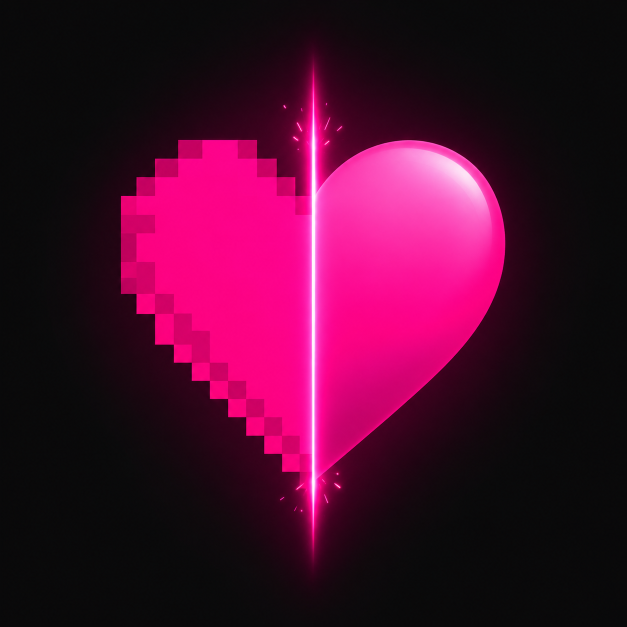
#> input picture Неоновое сердце_ пиксели и глянец.png, 1254 x 1254 px (shown at 1/2 size)
$ python -i make-icon.py   (imports and definitions only)
#> lines starting #> are read from the running program, lines starting #| are printed output that depends on the picture; after the words box and inside, x2 and y2 are one past the last pixel; in counts of white or black regions, pixels touching at a corner belong together
#> further down, picture is the input picture: PIL image 1254x1254 RGB; mean R, G, B 73.4, 11.4, 45
"""Build the KARTUN launcher icon and the store icon from the owner's pictures in design/icon/.

[NOT-TESTED] - fresh; becomes TESTED after the icon is seen on the Titan's home screen.

Inputs (the owner's originals, never edited): design/icon/icon_v3.png - the launcher picture (redrawn by the owner for
the OS circle crop, 2026-10-14 15:30); design/icon/heart_neon.png - the earlier heart without a plate (verdict 15:11,
superseded by icon_v3); design/icon/icon_v2.png - the store picture.

Outputs:
  app/src/main/res/mipmap-{m,h,xh,xxh,xxxh}dpi/ic_launcher_foreground.png  - the picture, scaled so the heart sits
                                                                             inside the adaptive-icon safe zone
  app/src/main/res/mipmap-{...}/ic_launcher_monochrome.png                  - white heart + laser for themed icons
  app/src/main/res/values/ic_launcher_background.xml                       - the picture's own background colour
  app/src/main/res/mipmap-anydpi/ic_launcher.xml, ic_launcher_round.xml     - the adaptive icon (minSdk 36)
  design/icon/store_512.png         - icon_v2 at 512x512 for Google Play and the README
  design/icon/preview_masks.png     - the launcher icon under circle / squircle / rounded-square masks + themed

Geometry - Android adaptive icons (developer.android.com/develop/ui/views/launch/icon_design_adaptive): every layer is
108x108 dp, a launcher mask shows the central 72x72 dp, and only a 66 dp circle in the centre is guaranteed to survive
every mask. So the heart's farthest pixel from the centre is placed on that circle (minus a small margin); the laser
streak above and below the heart may be cut by a mask - it fades out there anyway.

Run from the project root:  python tools/make-icon.py
(needs Pillow only; the system Python of this machine has it - HOUSE_RULES.md section 6)
"""
import argparse
import math
import os
import sys

from PIL import Image, ImageChops, ImageDraw, ImageFilter

ROOT = os.path.dirname(os.path.dirname(os.path.abspath(__file__)))
# The launcher picture: icon_v3 - the owner's redraw for the OS circle crop (2026-10-14 15:30: "я просил перерисовать
# так, чтобы в круге ОС кропало сердце так, чтобы оно по центру оказывалось"). Used full-bleed (scale 1.0): the circle
# cuts inside the glass plate and the heart sits on the safe circle. heart_neon.png: --src ... --inset 0.17 (auto scale).
SRC_HEART = os.path.join(ROOT, 'design', 'icon', 'icon_v3.png')
DEFAULT_SCALE = 1.0
DEFAULT_INSET = 0.21
# The owner's pick 2026-10-14 ("B", after "сликом близко края сердечка к краям круга"): the heart's farthest pixel
# 27 dp from the centre (visible circle 36 dp), the plate rim faded into bare glass at 0.343 of the side.
DEFAULT_HEART_DP = 27.0
DEFAULT_DISC = 0.30     # fade ends at 376 px - before the rim's pink inner glow, which starts at ~400 px
SRC_PLATE = os.path.join(ROOT, 'design', 'icon', 'icon_v2.png')
RES = os.path.join(ROOT, 'app', 'src', 'main', 'res')

LAYER_DP = 108          # adaptive icon layer side
VISIBLE_DP = 72         # what a launcher mask shows
SAFE_RADIUS_DP = 33     # 66 dp circle that survives every mask
SAFE_MARGIN = 0.96      # keep the heart's outermost pixel a hair inside the safe circle
DENSITIES = {'mdpi': 1.0, 'hdpi': 1.5, 'xhdpi': 2.0, 'xxhdpi': 3.0, 'xxxhdpi': 4.0}
STORE_SIDE = 512        # Google Play hi-res icon: 512x512 32-bit PNG

# What counts as "the heart" in the owner's picture: saturated pink (red far above green). The background is
# near-black and the glow around the heart is dim pink, both well under these thresholds (measured below).
BODY_PINK_MIN = 120     # R - G for the heart body
LASER_LUMA_MIN = 200    # the white core of the laser line
LASER_BAND = 30         # px either side of the laser line ignored when measuring the heart (its glow is pink too)
OPEN_PX = 9             # odd px window that opens away the thin spark strokes (heart pixels are ~35 px squares)
DISC_FEATHER = 0.85     # a --disc stays opaque inside 85 % of its radius, then fades to the background colour
HOLD_GROW = 21          # px the heart's silhouette grows to keep its glow opaque through the fade (odd window 43)
HOLD_BLUR = 8           # px softening of that held zone's edge
DISC_RING = 0.85        # the background colour is the average glass in the ring 85..100 % of the disc radius
GLASS_PINK_MAX = 30     # R - G below this = bare glass, not the heart's glow
EDGE_STRIP = 24         # px of the picture's border averaged for the background colour
MEASURE_INSET = 0.17    # fraction of the side ignored at each edge when looking for the heart: icon_v2/v3 carry a
                        # pink neon rim around the plate at ~0.14 of the side; the hearts start at ~0.19


def laser_column(rgb):
    """x of the laser line: the column with the most near-white pixels."""
    luma = rgb.convert('L').point(lambda v: 255 if v > LASER_LUMA_MIN else 0)
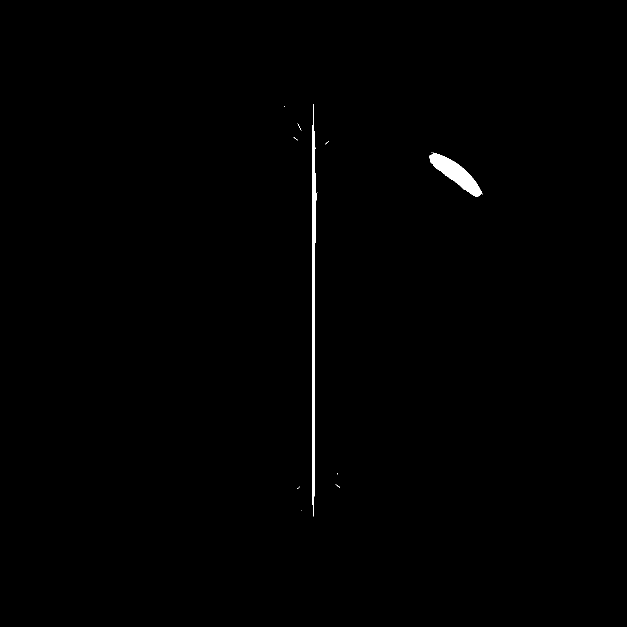
#> luma: PIL image 1254x1254 L (shown at 1/2 size); 0.5% white; 11 white regions (9 under 20 px), largest, box (x1, y1, x2, y2) and area: (624, 208, 635, 1033) 4468, (858, 305, 965, 394) 3408
    w, h = luma.size
#> w = 1254; h = 1254
    best, best_x = -1, w // 2
#> best = -1; best_x = 627
    for x in range(w):
        n = luma.crop((x, 0, x + 1, h)).histogram()[255]
        if n > best:
            best, best_x = n, x
#> this loop made 1254 passes
#> (n, best) on passes 1, 569, 589, 596, 625, 626, 627: (0, 0), (1, 1), (2, 2), (3, 3), (705, 705), (760, 760), (825, 825)
#> n on passes 2 to 7: 0, 0, 0, 0, 0, 0
#> after the loop, best = 825; best_x = 626
    return best_x


# [235 lines left out: functions body_mask, body_extent, silhouette, border_colour, ring_colour, feathered and 4 more, not called in this run]


# [2 lines not run here, left out]

>>> from PIL import Image
>>> picture = Image.open('../Неоновое сердце_ пиксели и глянец.png')
>>> result = laser_column(picture)
#> result = 626
